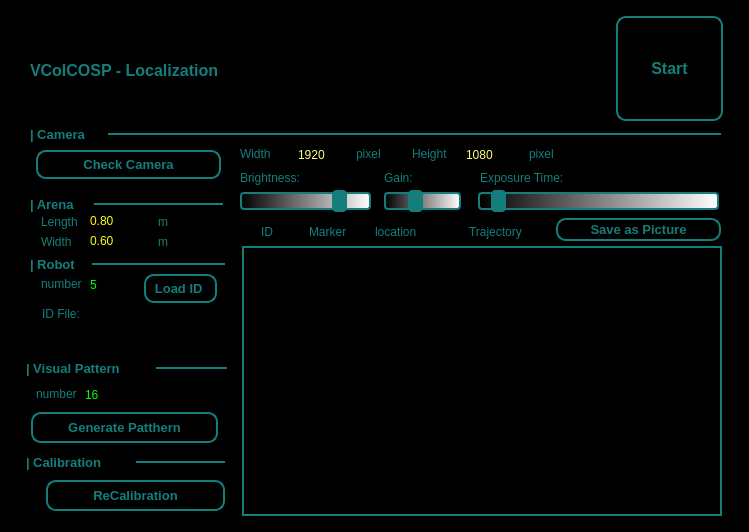
<?xml version="1.0" encoding="UTF-8"?>
<ui version="4.0">
 <class>localization_embedded</class>
 <widget class="QWidget" name="localization_embedded">
  <property name="geometry">
   <rect>
    <x>0</x>
    <y>0</y>
    <width>749</width>
    <height>532</height>
   </rect>
  </property>
  <property name="contextMenuPolicy">
   <enum>Qt::PreventContextMenu</enum>
  </property>
  <property name="windowTitle">
   <string>VColCOSP-LocalizationPanel</string>
  </property>
  <property name="styleSheet">
   <string notr="true">background-color: rgb(0, 0, 0);
color: rgb(19, 126, 124);</string>
  </property>
  <widget class="QLabel" name="label_41">
   <property name="geometry">
    <rect>
     <x>158</x>
     <y>214</y>
     <width>41</width>
     <height>16</height>
    </rect>
   </property>
   <property name="text">
    <string>m</string>
   </property>
  </widget>
  <widget class="QDoubleSpinBox" name="spinBox_arena_w">
   <property name="geometry">
    <rect>
     <x>88</x>
     <y>230</y>
     <width>61</width>
     <height>22</height>
    </rect>
   </property>
   <property name="styleSheet">
    <string notr="true">border: 2px soild rgb(19, 126, 124);
color: rgb(255, 255, 0);
</string>
   </property>
   <property name="maximum">
    <double>10.000000000000000</double>
   </property>
   <property name="singleStep">
    <double>0.010000000000000</double>
   </property>
   <property name="value">
    <double>0.600000000000000</double>
   </property>
  </widget>
  <widget class="QLabel" name="label_15">
   <property name="geometry">
    <rect>
     <x>41</x>
     <y>234</y>
     <width>45</width>
     <height>16</height>
    </rect>
   </property>
   <property name="text">
    <string>Width</string>
   </property>
  </widget>
  <widget class="QDoubleSpinBox" name="spinBox_arena_l">
   <property name="geometry">
    <rect>
     <x>88</x>
     <y>210</y>
     <width>61</width>
     <height>22</height>
    </rect>
   </property>
   <property name="styleSheet">
    <string notr="true">border: 2px soild rgb(19, 126, 124);
color: rgb(255, 255, 0);
</string>
   </property>
   <property name="maximum">
    <double>10.000000000000000</double>
   </property>
   <property name="singleStep">
    <double>0.010000000000000</double>
   </property>
   <property name="value">
    <double>0.800000000000000</double>
   </property>
  </widget>
  <widget class="QLabel" name="label_21">
   <property name="geometry">
    <rect>
     <x>41</x>
     <y>214</y>
     <width>41</width>
     <height>16</height>
    </rect>
   </property>
   <property name="text">
    <string>Length</string>
   </property>
  </widget>
  <widget class="QLabel" name="label_59">
   <property name="geometry">
    <rect>
     <x>30</x>
     <y>194</y>
     <width>181</width>
     <height>20</height>
    </rect>
   </property>
   <property name="font">
    <font>
     <pointsize>10</pointsize>
     <weight>75</weight>
     <bold>true</bold>
    </font>
   </property>
   <property name="text">
    <string>| Arena</string>
   </property>
  </widget>
  <widget class="QLabel" name="label_42">
   <property name="geometry">
    <rect>
     <x>158</x>
     <y>234</y>
     <width>41</width>
     <height>16</height>
    </rect>
   </property>
   <property name="text">
    <string>m</string>
   </property>
  </widget>
  <widget class="QLabel" name="label_8">
   <property name="geometry">
    <rect>
     <x>30</x>
     <y>50</y>
     <width>211</width>
     <height>41</height>
    </rect>
   </property>
   <property name="font">
    <font>
     <family>Arial</family>
     <pointsize>12</pointsize>
     <weight>75</weight>
     <bold>true</bold>
    </font>
   </property>
   <property name="text">
    <string>VColCOSP - Localization</string>
   </property>
  </widget>
  <widget class="QFrame" name="frame">
   <property name="geometry">
    <rect>
     <x>242</x>
     <y>18</y>
     <width>335</width>
     <height>101</height>
    </rect>
   </property>
   <property name="styleSheet">
    <string notr="true">border-image: url(:/resource/resources/localization.png);</string>
   </property>
   <property name="frameShape">
    <enum>QFrame::StyledPanel</enum>
   </property>
   <property name="frameShadow">
    <enum>QFrame::Raised</enum>
   </property>
  </widget>
  <widget class="QPushButton" name="pb_start_calibration">
   <property name="geometry">
    <rect>
     <x>46</x>
     <y>480</y>
     <width>179</width>
     <height>31</height>
    </rect>
   </property>
   <property name="font">
    <font>
     <family>Arial</family>
     <pointsize>10</pointsize>
     <weight>75</weight>
     <bold>true</bold>
    </font>
   </property>
   <property name="cursor">
    <cursorShape>PointingHandCursor</cursorShape>
   </property>
   <property name="styleSheet">
    <string notr="true">QPushButton::disabled {
    border: 2px solid rgb(149, 149, 149);
	color:rgb(149, 149, 149);
	border-radius:10px;
}
QPushButton{
border: 2px solid rgb(19, 126, 124);
border-radius:10px;
}
</string>
   </property>
   <property name="text">
    <string>ReCalibration</string>
   </property>
  </widget>
  <widget class="QPushButton" name="pb_generate_pattern">
   <property name="geometry">
    <rect>
     <x>31</x>
     <y>412</y>
     <width>187</width>
     <height>31</height>
    </rect>
   </property>
   <property name="font">
    <font>
     <family>Arial</family>
     <pointsize>10</pointsize>
     <weight>75</weight>
     <bold>true</bold>
    </font>
   </property>
   <property name="cursor">
    <cursorShape>PointingHandCursor</cursorShape>
   </property>
   <property name="styleSheet">
    <string notr="true">QPushButton::disabled {
    border: 2px solid rgb(149, 149, 149);
	color:rgb(149, 149, 149);
	border-radius:10px;
}
QPushButton{
border: 2px solid rgb(19, 126, 124);
border-radius:10px;
}
</string>
   </property>
   <property name="text">
    <string>Generate Patthern</string>
   </property>
  </widget>
  <widget class="QLabel" name="label_60">
   <property name="geometry">
    <rect>
     <x>30</x>
     <y>254</y>
     <width>63</width>
     <height>20</height>
    </rect>
   </property>
   <property name="font">
    <font>
     <pointsize>10</pointsize>
     <weight>75</weight>
     <bold>true</bold>
    </font>
   </property>
   <property name="text">
    <string>| Robot</string>
   </property>
  </widget>
  <widget class="QLabel" name="label_22">
   <property name="geometry">
    <rect>
     <x>41</x>
     <y>276</y>
     <width>41</width>
     <height>16</height>
    </rect>
   </property>
   <property name="text">
    <string>number</string>
   </property>
  </widget>
  <widget class="QLabel" name="label_localization_dislay">
   <property name="geometry">
    <rect>
     <x>242</x>
     <y>246</y>
     <width>480</width>
     <height>270</height>
    </rect>
   </property>
   <property name="styleSheet">
    <string notr="true">border:2px solid rgb(19, 126, 124);</string>
   </property>
   <property name="text">
    <string/>
   </property>
  </widget>
  <widget class="QLabel" name="label_61">
   <property name="geometry">
    <rect>
     <x>26</x>
     <y>358</y>
     <width>133</width>
     <height>20</height>
    </rect>
   </property>
   <property name="font">
    <font>
     <pointsize>10</pointsize>
     <weight>75</weight>
     <bold>true</bold>
    </font>
   </property>
   <property name="text">
    <string>| Visual Pattern</string>
   </property>
  </widget>
  <widget class="QSpinBox" name="sp_robot_num">
   <property name="geometry">
    <rect>
     <x>88</x>
     <y>274</y>
     <width>45</width>
     <height>22</height>
    </rect>
   </property>
   <property name="styleSheet">
    <string notr="true">border: 2px soild rgb(19, 126, 124);
color: rgb(0,255, 0);
</string>
   </property>
   <property name="minimum">
    <number>1</number>
   </property>
   <property name="maximum">
    <number>1000</number>
   </property>
   <property name="singleStep">
    <number>1</number>
   </property>
   <property name="value">
    <number>5</number>
   </property>
   <property name="displayIntegerBase">
    <number>10</number>
   </property>
  </widget>
  <widget class="QSpinBox" name="sp_pattern_num">
   <property name="geometry">
    <rect>
     <x>83</x>
     <y>384</y>
     <width>61</width>
     <height>22</height>
    </rect>
   </property>
   <property name="styleSheet">
    <string notr="true">border: 2px soild rgb(19, 126, 124);
color: rgb(0,255, 0);
</string>
   </property>
   <property name="minimum">
    <number>1</number>
   </property>
   <property name="maximum">
    <number>20</number>
   </property>
   <property name="singleStep">
    <number>1</number>
   </property>
   <property name="value">
    <number>16</number>
   </property>
   <property name="displayIntegerBase">
    <number>10</number>
   </property>
  </widget>
  <widget class="QLabel" name="label_23">
   <property name="geometry">
    <rect>
     <x>36</x>
     <y>386</y>
     <width>41</width>
     <height>16</height>
    </rect>
   </property>
   <property name="text">
    <string>number</string>
   </property>
  </widget>
  <widget class="QLabel" name="label_62">
   <property name="geometry">
    <rect>
     <x>26</x>
     <y>452</y>
     <width>179</width>
     <height>20</height>
    </rect>
   </property>
   <property name="font">
    <font>
     <pointsize>10</pointsize>
     <weight>75</weight>
     <bold>true</bold>
    </font>
   </property>
   <property name="text">
    <string>| Calibration</string>
   </property>
  </widget>
  <widget class="QLabel" name="label_63">
   <property name="geometry">
    <rect>
     <x>30</x>
     <y>124</y>
     <width>81</width>
     <height>20</height>
    </rect>
   </property>
   <property name="font">
    <font>
     <pointsize>10</pointsize>
     <weight>75</weight>
     <bold>true</bold>
    </font>
   </property>
   <property name="text">
    <string>| Camera</string>
   </property>
  </widget>
  <widget class="QSlider" name="hS_brightness">
   <property name="geometry">
    <rect>
     <x>240</x>
     <y>190</y>
     <width>131</width>
     <height>22</height>
    </rect>
   </property>
   <property name="styleSheet">
    <string notr="true">QSlider::groove:horizontal {
border: 2px solid rgb(19, 126, 124);
background: qlineargradient(x1: 0, x2: 1, stop: 0 #000, stop: 1 #fff);
height: 14px;
border-radius: 4px;
}

QSlider::handle:horizontal {
background: rgb(19, 126, 124);
border: 1px solid rgb(19, 126, 124);
width: 13px;
margin-top: -4px;
margin-bottom: -4px;
border-radius: 4px;
}

QSlider::handle:horizontal:hover {
background: qlineargradient(x1:0, y1:0, x2:1, y2:1,
    stop:0 #fff, stop:1 #ddd);
border: 1px solid #444;
border-radius: 4px;
}</string>
   </property>
   <property name="maximum">
    <number>100</number>
   </property>
   <property name="value">
    <number>80</number>
   </property>
   <property name="orientation">
    <enum>Qt::Horizontal</enum>
   </property>
  </widget>
  <widget class="QLabel" name="label_39">
   <property name="geometry">
    <rect>
     <x>356</x>
     <y>146</y>
     <width>41</width>
     <height>16</height>
    </rect>
   </property>
   <property name="text">
    <string>pixel</string>
   </property>
  </widget>
  <widget class="QLabel" name="label_40">
   <property name="geometry">
    <rect>
     <x>529</x>
     <y>146</y>
     <width>41</width>
     <height>16</height>
    </rect>
   </property>
   <property name="text">
    <string>pixel</string>
   </property>
  </widget>
  <widget class="QSpinBox" name="spinBox_sled_h">
   <property name="geometry">
    <rect>
     <x>464</x>
     <y>144</y>
     <width>61</width>
     <height>22</height>
    </rect>
   </property>
   <property name="styleSheet">
    <string notr="true">border: 2px soild rgb(19, 126, 124);
color: rgb(255, 255, 127);
</string>
   </property>
   <property name="maximum">
    <number>2560</number>
   </property>
   <property name="value">
    <number>1080</number>
   </property>
   <property name="displayIntegerBase">
    <number>10</number>
   </property>
  </widget>
  <widget class="QLabel" name="label_11">
   <property name="geometry">
    <rect>
     <x>240</x>
     <y>146</y>
     <width>51</width>
     <height>16</height>
    </rect>
   </property>
   <property name="text">
    <string>Width</string>
   </property>
  </widget>
  <widget class="QLabel" name="label_12">
   <property name="geometry">
    <rect>
     <x>412</x>
     <y>146</y>
     <width>51</width>
     <height>16</height>
    </rect>
   </property>
   <property name="text">
    <string>Height</string>
   </property>
  </widget>
  <widget class="QSpinBox" name="spinBox_camera_width">
   <property name="geometry">
    <rect>
     <x>296</x>
     <y>144</y>
     <width>61</width>
     <height>22</height>
    </rect>
   </property>
   <property name="styleSheet">
    <string notr="true">border: 2px soild rgb(19, 126, 124);
color: rgb(255, 255, 127);
</string>
   </property>
   <property name="maximum">
    <number>3840</number>
   </property>
   <property name="value">
    <number>1920</number>
   </property>
   <property name="displayIntegerBase">
    <number>10</number>
   </property>
  </widget>
  <widget class="Line" name="line_3">
   <property name="geometry">
    <rect>
     <x>108</x>
     <y>124</y>
     <width>613</width>
     <height>20</height>
    </rect>
   </property>
   <property name="styleSheet">
    <string notr="true">color: rgb(19, 126, 124);</string>
   </property>
   <property name="frameShadow">
    <enum>QFrame::Plain</enum>
   </property>
   <property name="lineWidth">
    <number>2</number>
   </property>
   <property name="orientation">
    <enum>Qt::Horizontal</enum>
   </property>
  </widget>
  <widget class="Line" name="line_4">
   <property name="geometry">
    <rect>
     <x>94</x>
     <y>194</y>
     <width>129</width>
     <height>20</height>
    </rect>
   </property>
   <property name="styleSheet">
    <string notr="true">color: rgb(19, 126, 124);</string>
   </property>
   <property name="frameShadow">
    <enum>QFrame::Plain</enum>
   </property>
   <property name="lineWidth">
    <number>2</number>
   </property>
   <property name="orientation">
    <enum>Qt::Horizontal</enum>
   </property>
  </widget>
  <widget class="Line" name="line_5">
   <property name="geometry">
    <rect>
     <x>92</x>
     <y>254</y>
     <width>133</width>
     <height>20</height>
    </rect>
   </property>
   <property name="styleSheet">
    <string notr="true">color: rgb(19, 126, 124);</string>
   </property>
   <property name="frameShadow">
    <enum>QFrame::Plain</enum>
   </property>
   <property name="lineWidth">
    <number>2</number>
   </property>
   <property name="orientation">
    <enum>Qt::Horizontal</enum>
   </property>
  </widget>
  <widget class="Line" name="line_6">
   <property name="geometry">
    <rect>
     <x>156</x>
     <y>358</y>
     <width>71</width>
     <height>20</height>
    </rect>
   </property>
   <property name="styleSheet">
    <string notr="true">color: rgb(19, 126, 124);</string>
   </property>
   <property name="frameShadow">
    <enum>QFrame::Plain</enum>
   </property>
   <property name="lineWidth">
    <number>2</number>
   </property>
   <property name="orientation">
    <enum>Qt::Horizontal</enum>
   </property>
  </widget>
  <widget class="Line" name="line_7">
   <property name="geometry">
    <rect>
     <x>136</x>
     <y>452</y>
     <width>89</width>
     <height>20</height>
    </rect>
   </property>
   <property name="styleSheet">
    <string notr="true">color: rgb(19, 126, 124);</string>
   </property>
   <property name="frameShadow">
    <enum>QFrame::Plain</enum>
   </property>
   <property name="lineWidth">
    <number>2</number>
   </property>
   <property name="orientation">
    <enum>Qt::Horizontal</enum>
   </property>
  </widget>
  <widget class="QLabel" name="label_13">
   <property name="geometry">
    <rect>
     <x>240</x>
     <y>170</y>
     <width>127</width>
     <height>16</height>
    </rect>
   </property>
   <property name="text">
    <string>Brightness:</string>
   </property>
  </widget>
  <widget class="QSlider" name="hS_gain">
   <property name="geometry">
    <rect>
     <x>384</x>
     <y>190</y>
     <width>77</width>
     <height>22</height>
    </rect>
   </property>
   <property name="styleSheet">
    <string notr="true">QSlider::groove:horizontal {
border: 2px solid rgb(19, 126, 124);
background: qlineargradient(x1: 0, x2: 1, stop: 0 #000, stop: 1 #fff);
height: 14px;
border-radius: 4px;
}

QSlider::handle:horizontal {
background: rgb(19, 126, 124);
border: 1px solid rgb(19, 126, 124);
width: 13px;
margin-top: -4px;
margin-bottom: -4px;
border-radius: 4px;
}

QSlider::handle:horizontal:hover {
background: qlineargradient(x1:0, y1:0, x2:1, y2:1,
    stop:0 #fff, stop:1 #ddd);
border: 1px solid #444;
border-radius: 4px;
}</string>
   </property>
   <property name="maximum">
    <number>32</number>
   </property>
   <property name="singleStep">
    <number>1</number>
   </property>
   <property name="value">
    <number>12</number>
   </property>
   <property name="orientation">
    <enum>Qt::Horizontal</enum>
   </property>
  </widget>
  <widget class="QLabel" name="label_14">
   <property name="geometry">
    <rect>
     <x>384</x>
     <y>170</y>
     <width>77</width>
     <height>16</height>
    </rect>
   </property>
   <property name="text">
    <string>Gain:</string>
   </property>
  </widget>
  <widget class="QLabel" name="label_16">
   <property name="geometry">
    <rect>
     <x>480</x>
     <y>170</y>
     <width>239</width>
     <height>16</height>
    </rect>
   </property>
   <property name="text">
    <string>Exposure Time:</string>
   </property>
  </widget>
  <widget class="QSlider" name="hS_exposure">
   <property name="geometry">
    <rect>
     <x>478</x>
     <y>190</y>
     <width>241</width>
     <height>22</height>
    </rect>
   </property>
   <property name="styleSheet">
    <string notr="true">QSlider::groove:horizontal {
border: 2px solid rgb(19, 126, 124);
background: qlineargradient(x1: 0, x2: 1, stop: 0 #000, stop: 1 #fff);
height: 14px;
border-radius: 4px;
}

QSlider::handle:horizontal {
background: rgb(19, 126, 124);
border: 1px solid rgb(19, 126, 124);
width: 13px;
margin-top: -4px;
margin-bottom: -4px;
border-radius: 4px;
}

QSlider::handle:horizontal:hover {
background: qlineargradient(x1:0, y1:0, x2:1, y2:1,
    stop:0 #fff, stop:1 #ddd);
border: 1px solid #444;
border-radius: 4px;
}</string>
   </property>
   <property name="maximum">
    <number>1000</number>
   </property>
   <property name="value">
    <number>50</number>
   </property>
   <property name="orientation">
    <enum>Qt::Horizontal</enum>
   </property>
  </widget>
  <widget class="QPushButton" name="pb_start">
   <property name="geometry">
    <rect>
     <x>616</x>
     <y>16</y>
     <width>107</width>
     <height>105</height>
    </rect>
   </property>
   <property name="font">
    <font>
     <family>Arial</family>
     <pointsize>12</pointsize>
     <weight>75</weight>
     <bold>true</bold>
    </font>
   </property>
   <property name="cursor">
    <cursorShape>PointingHandCursor</cursorShape>
   </property>
   <property name="styleSheet">
    <string notr="true">QPushButton::disabled {
    border: 2px solid rgb(149, 149, 149);
	color:rgb(149, 149, 149);
	border-radius:10px;
}
QPushButton{
border: 2px solid rgb(19, 126, 124);
border-radius:10px;
}
</string>
   </property>
   <property name="text">
    <string>Start</string>
   </property>
  </widget>
  <widget class="QLabel" name="label_24">
   <property name="geometry">
    <rect>
     <x>42</x>
     <y>306</y>
     <width>171</width>
     <height>16</height>
    </rect>
   </property>
   <property name="text">
    <string>ID File:</string>
   </property>
  </widget>
  <widget class="QPushButton" name="pb_load_id_txt">
   <property name="geometry">
    <rect>
     <x>144</x>
     <y>274</y>
     <width>73</width>
     <height>29</height>
    </rect>
   </property>
   <property name="font">
    <font>
     <family>Arial</family>
     <pointsize>10</pointsize>
     <weight>75</weight>
     <bold>true</bold>
    </font>
   </property>
   <property name="cursor">
    <cursorShape>PointingHandCursor</cursorShape>
   </property>
   <property name="styleSheet">
    <string notr="true">QPushButton::disabled {
    border: 2px solid rgb(149, 149, 149);
	color:rgb(149, 149, 149);
	border-radius:10px;
}
QPushButton{
border: 2px solid rgb(19, 126, 124);
border-radius:10px;
}
</string>
   </property>
   <property name="text">
    <string>Load ID </string>
   </property>
  </widget>
  <widget class="QCheckBox" name="cb_show_id">
   <property name="geometry">
    <rect>
     <x>242</x>
     <y>222</y>
     <width>41</width>
     <height>19</height>
    </rect>
   </property>
   <property name="text">
    <string>ID</string>
   </property>
  </widget>
  <widget class="QCheckBox" name="cb_show_marker">
   <property name="geometry">
    <rect>
     <x>290</x>
     <y>222</y>
     <width>61</width>
     <height>19</height>
    </rect>
   </property>
   <property name="text">
    <string>Marker</string>
   </property>
  </widget>
  <widget class="QCheckBox" name="cb_show_trajectory">
   <property name="geometry">
    <rect>
     <x>450</x>
     <y>222</y>
     <width>89</width>
     <height>19</height>
    </rect>
   </property>
   <property name="text">
    <string>Trajectory</string>
   </property>
  </widget>
  <widget class="QCheckBox" name="cb_show_location">
   <property name="geometry">
    <rect>
     <x>356</x>
     <y>222</y>
     <width>89</width>
     <height>19</height>
    </rect>
   </property>
   <property name="text">
    <string>location</string>
   </property>
  </widget>
  <widget class="QPushButton" name="pb_save_as_img">
   <property name="geometry">
    <rect>
     <x>556</x>
     <y>218</y>
     <width>165</width>
     <height>23</height>
    </rect>
   </property>
   <property name="font">
    <font>
     <family>Arial</family>
     <pointsize>10</pointsize>
     <weight>75</weight>
     <bold>true</bold>
    </font>
   </property>
   <property name="cursor">
    <cursorShape>PointingHandCursor</cursorShape>
   </property>
   <property name="styleSheet">
    <string notr="true">QPushButton::disabled {
    border: 2px solid rgb(149, 149, 149);
	color:rgb(149, 149, 149);
	border-radius:10px;
}
QPushButton{
border: 2px solid rgb(19, 126, 124);
border-radius:10px;
}
</string>
   </property>
   <property name="text">
    <string>Save as Picture</string>
   </property>
  </widget>
  <widget class="QPushButton" name="pb_check_camera">
   <property name="geometry">
    <rect>
     <x>36</x>
     <y>150</y>
     <width>185</width>
     <height>29</height>
    </rect>
   </property>
   <property name="font">
    <font>
     <family>Arial</family>
     <pointsize>10</pointsize>
     <weight>75</weight>
     <bold>true</bold>
    </font>
   </property>
   <property name="cursor">
    <cursorShape>PointingHandCursor</cursorShape>
   </property>
   <property name="styleSheet">
    <string notr="true">QPushButton::disabled {
    border: 2px solid rgb(149, 149, 149);
	color:rgb(149, 149, 149);
	border-radius:10px;
}
QPushButton{
border: 2px solid rgb(19, 126, 124);
border-radius:10px;
}
</string>
   </property>
   <property name="text">
    <string>Check Camera</string>
   </property>
  </widget>
 </widget>
 <resources>
  <include location="../resources.qrc"/>
 </resources>
 <connections/>
</ui>
